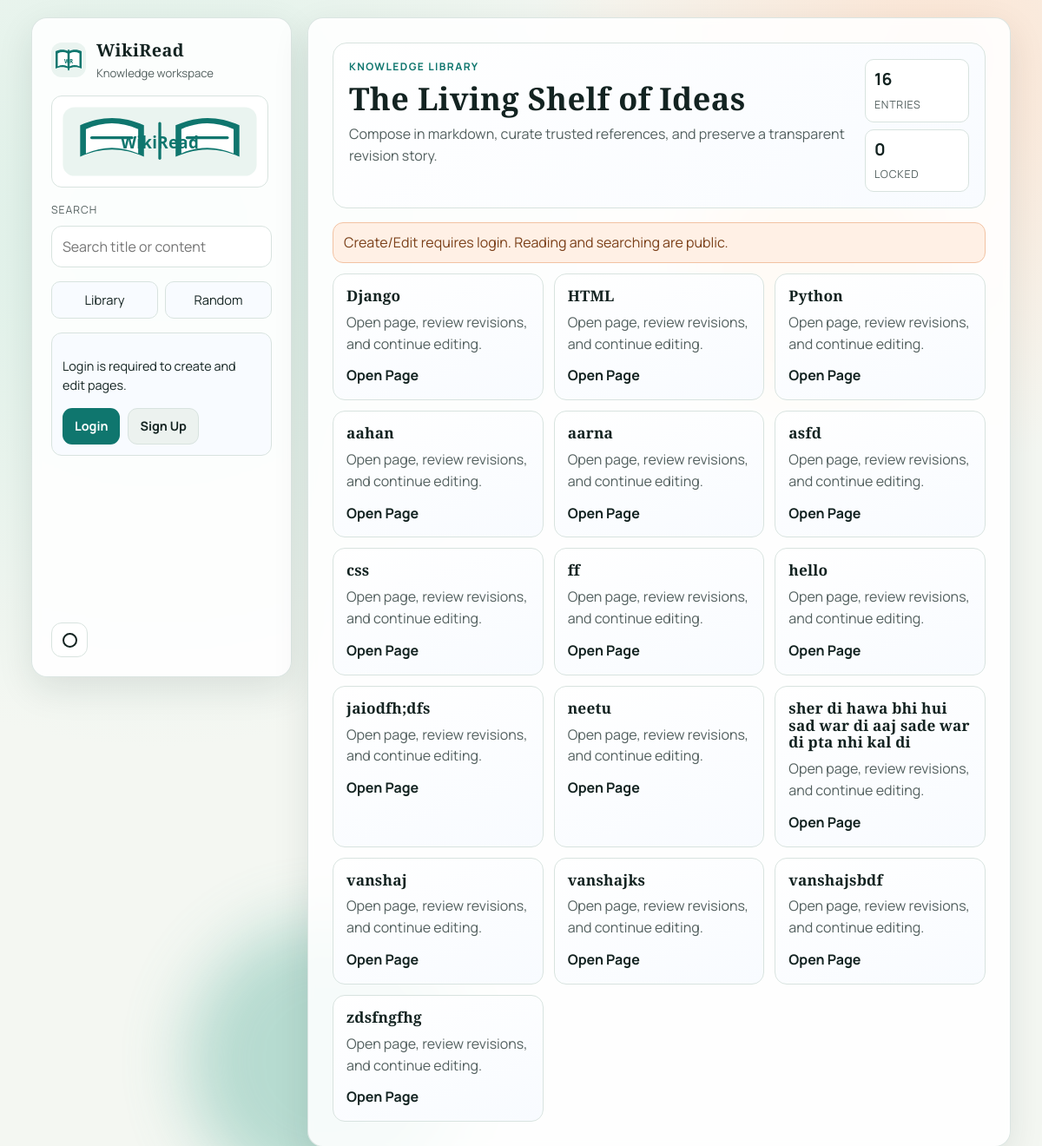
The page / on the database its author committed.
### encyclopedia/models.py (models this page shows, shortened)
class Entry(models.Model):
    VERIFICATION_STATUS_CHOICES = [
        ("draft", "Draft"),
        ("under_review", "Under Review"),
        ("verified", "Verified"),
        ("disputed", "Disputed"),
    ]
    title = models.CharField(max_length=200, unique=True)
    content = models.TextField()
    lead_image_url = models.URLField(max_length=500, blank=True)
    created_by = models.ForeignKey(
        settings.AUTH_USER_MODEL,
        on_delete=models.SET_NULL,
        null=True,
        blank=True,
        related_name="wiki_entries",
    )
    is_locked = models.BooleanField(default=False)
    lock_reason = models.CharField(max_length=255, blank=True)
    locked_by = models.ForeignKey(
        settings.AUTH_USER_MODEL,
        on_delete=models.SET_NULL,
        null=True,
        blank=True,
        related_name="locked_wiki_entries",
    )
    locked_at = models.DateTimeField(null=True, blank=True)
    verification_status = models.CharField(
        max_length=20, choices=VERIFICATION_STATUS_CHOICES, default="draft"
    )
    verification_note = models.CharField(max_length=255, blank=True)
    verified_by = models.ForeignKey(
        settings.AUTH_USER_MODEL,
        on_delete=models.SET_NULL,
        null=True,
        blank=True,
        related_name="verified_wiki_entries",
    )
    verified_at = models.DateTimeField(null=True, blank=True)
    created_at = models.DateTimeField(auto_now_add=True)
    updated_at = models.DateTimeField(auto_now=True)
    class Meta:
        ordering = ["title"]

### encyclopedia/views.py (the view)
# urls.py: path("", views.index, name="index"),
def index(request):
    entries = util.list_entries()
    return render(
        request,
        "encyclopedia/index.html",
        {
            "entries": entries,
            "recent_entries": entries[:5],
            "locked_entries": Entry.objects.filter(is_locked=True).count(),
        },
    )

### encyclopedia/util.py (called while the page is built)
def list_entries() -> List[str]:
    return list(Entry.objects.values_list("title", flat=True))

### encyclopedia/templates/encyclopedia/index.html (shortened to what this page needs)
{% extends "encyclopedia/layout.html" %}
{% block body %}
<section class="hero-block">
    <div>
        <p class="eyebrow">Knowledge Library</p>
        <h1>The Living Shelf of Ideas</h1>
        <p class="lead">Compose in markdown, curate trusted references, and preserve a transparent revision story.</p>
    </div>
    <div class="hero-metrics">
        <div><strong>{{ entries|length }}</strong><span>Entries</span></div>
        <div><strong>{{ locked_entries }}</strong><span>Locked</span></div>
    </div>
</section>
{% if not request.user.is_authenticated %}
    <div class="alert-box">Create/Edit requires login. Reading and searching are public.</div>
{% endif %}
<section class="entry-grid">
    {% for entry in entries %}
        <article class="entry-card sleek">
            <h2><a href="{% url 'entry' title=entry %}">{{ entry }}</a></h2>
            <p>Open page, review revisions, and continue editing.</p>
            <a class="card-link" href="{% url 'entry' title=entry %}">Open Page</a>
        </article>
    {% endfor %}
</section>
{% endblock %}

### encyclopedia/static/encyclopedia/styles.css (style rules this page uses)
:root { --bg: #f4f7f2; --surface: #ffffff; --surface-2: #f8fbff; --text: #132321; --muted: #53605f; --primary: #0f766e; --primary-dark: #0c5b55; --accent: #ef7d2d; --ring: rgba(15, 118, 110, 0.22); --border: #d8e3df; --radius: 18px; --shadow: 0 14px 42px rgba(21, 37, 35, 0.1); --panel-bg: rgba(255, 255, 255, 0.88); --panel-border: rgba(216, 227, 223, 0.9); --bg-gradient-1: #dbf0e7; --bg-gradient-2: #fce5d4; --orb-a: #ffbc70; --orb-b: #6bb9a7; --button-neutral-bg: #ecf2ef; --preview-bg: #fbfffd; --inline-code-bg: #eff4f3; --danger: #c63a31; --danger-dark: #9f2e27; --alert-bg: #fff0e5; --alert-border: #f2c2a2; --alert-text: #7a3f18; }
* { box-sizing: border-box; }
body { margin: 0; min-height: 100vh; color: var(--text); font-family: "Manrope", "Segoe UI", sans-serif; line-height: 1.55; background: radial-gradient(circle at 15% 20%, var(--bg-gradient-1) 0%, transparent 40%), radial-gradient(circle at 90% 5%, var(--bg-gradient-2) 0%, transparent 28%), var(--bg); }
.hero-block { border: 1px solid var(--border); border-radius: 16px; background: linear-gradient(145deg, var(--surface), var(--surface-2)); padding: 18px; display: flex; justify-content: space-between; gap: 16px; align-items: flex-start; margin-bottom: 16px; }
.hero-metrics { display: grid; gap: 8px; min-width: 120px; }
.hero-metrics div { border: 1px solid var(--border); border-radius: 10px; padding: 8px 10px; background: var(--surface); }
.hero-metrics strong { display: block; font-size: 1.2rem; }
.hero-metrics span { color: var(--muted); font-size: 0.78rem; text-transform: uppercase; letter-spacing: 0.06em; }
.eyebrow { margin: 0; color: var(--primary); font-size: 0.75rem; letter-spacing: 0.12em; text-transform: uppercase; font-weight: 700; }
h1, h2, h3 { margin: 0; line-height: 1.15; font-family: "Cormorant Garamond", Georgia, serif; letter-spacing: 0.01em; }
h1 { margin-top: 6px; font-size: clamp(1.7rem, 3vw, 2.35rem); }
.lead { margin: 8px 0 0; color: var(--muted); }
.entry-grid, .stat-grid { display: grid; grid-template-columns: repeat(auto-fill, minmax(230px, 1fr)); gap: 12px; }
.entry-card, .content-card, .stat-card { border: 1px solid var(--border); border-radius: 14px; background: var(--surface); padding: 15px; }
.entry-card.sleek { background: linear-gradient(160deg, var(--surface) 0%, var(--surface-2) 100%); }
.entry-card h2 { font-size: 1.08rem; }
.entry-card p { margin: 8px 0 0; color: var(--muted); }
.entry-card a { color: inherit; text-decoration: none; }
.card-link { margin-top: 12px; display: inline-block; color: var(--primary); text-decoration: none; font-weight: 700; }
.alert-box { border: 1px solid var(--alert-border); background: var(--alert-bg); color: var(--alert-text); border-radius: 12px; padding: 10px 12px; margin-bottom: 12px; }

### rows shown on the page
Entry: title "Django"
Entry: title "HTML"
Entry: title "Python"
Entry: title "aahan"
Entry: title "aarna"
Entry: title "asfd"
Entry: title "css"
Entry: title "hello"
Entry: title "jaiodfh;dfs"
Entry: title "neetu"
Entry: title "sher di hawa bhi hui sad war di aaj sade war di pta nhi kal di"
Entry: title "vanshajks"
Entry: title "vanshajsbdf"
Entry: title "zdsfngfhg"

### other values the page prints
{{ entries|length }} "16"
{{ locked_entries }} "0"
{{ entry }} "ff" "vanshaj"
